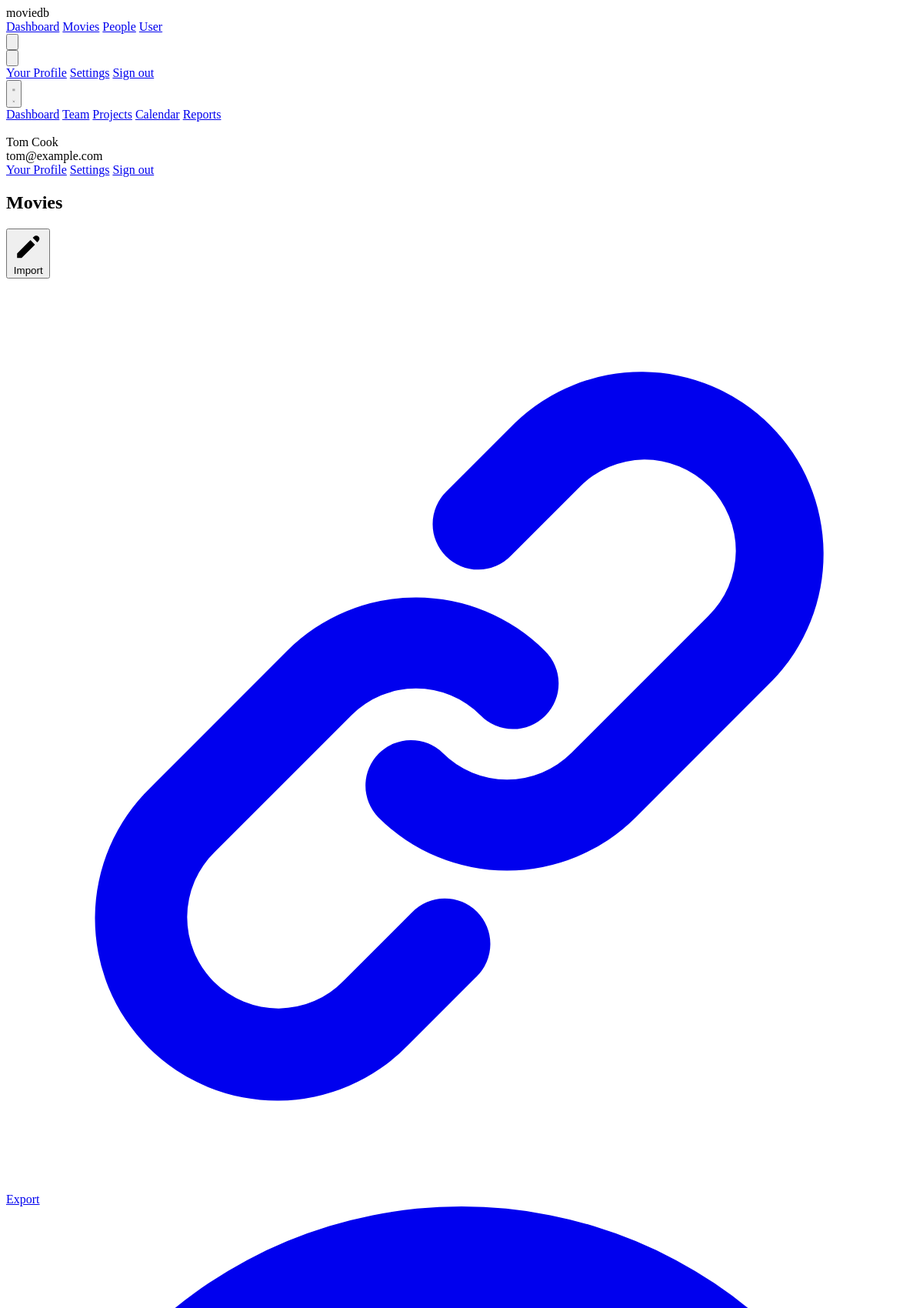
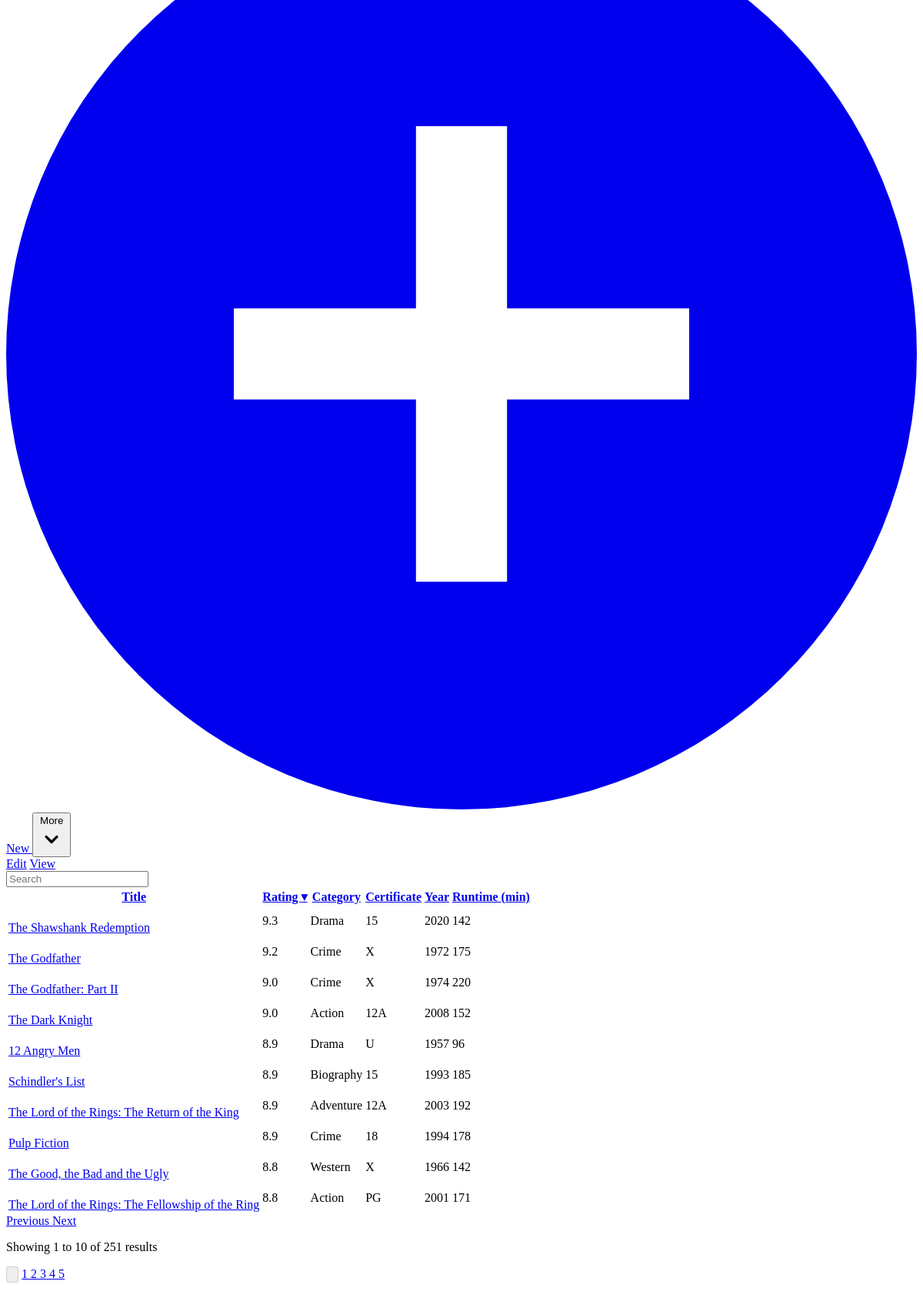
/movies (signed in, upper part), run on the app's committed database (2 pictures, top to bottom).
### app/models.py (models this page shows, shortened)
class SearchableMixin(object):
    @classmethod
    def before_commit(cls, session):
        session._changes = {
            'add': list(session.new),
            'update': list(session.dirty),
            'delete': list(session.deleted)
        }
    @classmethod
    def after_commit(cls, session):
        for obj in session._changes['add']:
            if isinstance(obj, SearchableMixin):
                add_to_index(obj._tablename__, obj)
        for obj in session._changes['update']:
            if isinstance(obj, SearchableMixin):
                add_to_index(obj._tablename__, obj)
        for obj in session._changes['delete']:
            if isinstance(obj, SearchableMixin):
                remove_from_index(obj._tablename__, obj)
        session._changes = None

class Movie(SearchableMixin, db.Model):
    __searchable__ = ['title', 'plot_summary']
    id = db.Column(db.Integer, primary_key=True)
    created_timestamp = db.Column(db.DateTime, index=True, default=datetime.utcnow)
    created_id = db.Column(db.Integer, db.ForeignKey('user.id'))
    created_by = db.relationship("User", foreign_keys=[created_id])
    modified_timestamp = db.Column(db.DateTime, index=True, default=datetime.utcnow, onupdate=datetime.utcnow)
    modified_id = db.Column(db.Integer, db.ForeignKey('user.id'))
    modified_by = db.relationship("User", foreign_keys=[modified_id])
    title = db.Column(db.String(128), index=True)
    year = db.Column(db.Integer)
    certificate = db.Column(db.String(16))
    category = db.Column(db.String(64))
    release_date = db.Column(db.String(128))
    plot_summary = db.Column(db.String(512))
    director = db.Column(db.String(64))
    rating_value = db.Column(db.Float)
    rating_count = db.Column(db.Integer)
    poster_url = db.Column(db.String(256))
    runtime = db.Column(db.Integer)
    url = db.Column(db.String(64))

### app/main/routes.py (the view)
@bp.route("/movies", methods=['GET'])
@login_required
def movies():
    page = request.args.get("page", 1, type=int)
    per_page = request.args.get("per_page", current_app.config["ITEMS_PER_PAGE"], type=int)
    order_by = request.args.get("order_by", "rating_value", type=str)
    sort = request.args.get("sort", "desc", type=str)
    q = request.args.get("q", "", type=str)
    if q:
        movies, total = Movie.search(q, page, per_page)
        movies.items = movies
        movies.page = page
        movies.per_page = per_page
        movies.total = total
        movies.has_next = True if total > page * per_page else False
        movies.has_prev = True if page > 1 else False
        movies.pages = ceil(total / per_page)
    else:
        if order_by not in [i for i in Movie.__dict__.keys() if i[:1] != '_']:
            order_by = "rating_value"
        order_by_field = Movie.__dict__[order_by]
        order_method = order_by_field.desc() if sort == "desc" else order_by_field.asc()
        movies = Movie.query.order_by(order_method).paginate(
            page, per_page, False
        )
    search_form = SearchForm()
    next_url = url_for("main.movies", page=page-1, order_by=order_by, sort=sort, q=q) if movies.has_next else None
    prev_url = url_for("main.movies", page=page+1, order_by=order_by, sort=sort, q=q) if movies.has_prev else None
    pages = [{'page': p, 'url': url_for("main.movies", page=p, order_by=order_by, sort=sort, q=q)} for p in paginate(current_page=page, total_pages=movies.pages, num_links=5)]
    return render_template(
        "movies.html",
        title="Movies",
        movies=movies,
        search_form=search_form,
        next_url=next_url,
        prev_url=prev_url,
        order_by=order_by,
        sort=sort,
        pages=pages
    )

### app/main/forms.py
class SearchForm(FlaskForm):
    q = StringField('Search')
    def __init__(self, *args, **kwargs):
        if 'formdata' not in kwargs:
            kwargs['formdata'] = request.args
        if 'csrf_enabled' not in kwargs:
            kwargs['csrf_enabled'] = False
        super(SearchForm, self).__init__(*args, **kwargs)

### app/main/routes.py (called while the page is built)
@bp.before_request
def before_request():
    if current_user.is_authenticated:
        current_user.last_seen = datetime.utcnow()
        db.session.commit()

### app/models.py (called while the page is built)
@login.user_loader
def load_user(id):
    return User.query.get(int(id))

### app/utils.py (called while the page is built)
def paginate(current_page=1, total_pages=10, num_links=5):
    m = total_pages
    n = current_page
    l = int((num_links - 1) / 2)  # number of page links to left and right
    if n <= 0 or n > m:
        raise ValueError(f'Current page {n} out of total page range {m}')
    if m < num_links:
        return list(range(1, m+1))
    else:
        if n <= l:
            return list(range(1, 2*l + 2))
        elif n > l and n <= m - l:
            return list(range(n - l, n + l + 1))
        elif n > m - l:
            return list(range(m - 2 * l, m+1))

### app/templates/movies.html (shortened to what this page needs)
{% extends "base.html" %}
{% block nav_movies %}active{% endblock %}
{% block header %}
<div class="md:flex md:items-center md:justify-between">
  <div class="flex-1 min-w-0">
    <h2 class="text-2xl font-bold leading-7 text-gray-900 sm:text-3xl sm:leading-9 sm:truncate">
      Movies
    </h2>
  </div>
  <div class="mt-5 flex md:mt-0 md:ml-4">
    <span class="hidden sm:block shadow-sm rounded-md">
      <button type="button" class="inline-flex items-center btn-white">
        <svg class="-ml-1 mr-2 h-5 w-5 text-gray-500" fill="currentColor" viewBox="0 0 20 20">
          <path d="M13.586 3.586a2 2 0 112.828 2.828l-.793.793-2.828-2.828.793-.793zM11.379 5.793L3 14.172V17h2.828l8.38-8.379-2.83-2.828z"/>
        </svg>
        Import
      </button>
    </span>
    <span class="hidden sm:block ml-3 shadow-sm rounded-md">
      <a href="{{ url_for('main.movies_export', order_by=order_by, sort=sort) }}" type="button" class="inline-flex items-center btn-white">
        Export
      </a>
    </span>
    <span class="sm:ml-3 shadow-sm rounded-md">
      <a href="{{ url_for('main.movie_create') }}" type="button" class="inline-flex items-center btn-indigo">
        <svg class="-ml-1 mr-2 h-5 w-5" fill="currentColor" viewBox="0 0 20 20">
          <path fill-rule="evenodd" d="M11 9V5H9v4H5v2h4v4h2v-4h4V9h-4zm-1 11a10 10 0 1 1 0-20 10 10 0 0 1 0 20z" clip-rule="evenodd"/>
        </svg>
        New
      </a>
    </span>
    <span class="ml-3 relative shadow-sm rounded-md sm:hidden">
      <button type="button" class="inline-flex items-center px-4 py-2 border border-gray-300 text-sm leading-5 font-medium rounded-md text-gray-700 bg-white hover:bg-gray-50 focus:outline-none focus:shadow-outline focus:border-blue-300 transition duration-150 ease-in-out" id="mobile-menu" aria-haspopup="true">
        More
        <svg class="-mr-1 ml-2 h-5 w-5 text-gray-500" fill="currentColor" viewBox="0 0 20 20">
          <path fill-rule="evenodd" d="M5.293 7.293a1 1 0 011.414 0L10 10.586l3.293-3.293a1 1 0 111.414 1.414l-4 4a1 1 0 01-1.414 0l-4-4a1 1 0 010-1.414z" clip-rule="evenodd"/>
        </svg>
      </button>
      <div class="origin-top-right absolute right-0 mt-2 -mr-1 w-48 rounded-md shadow-lg" aria-labelledby="mobile-menu" role="menu">
        <div class="py-1 rounded-md bg-white shadow-xs">
          <a href="#" class="block px-4 py-2 text-sm leading-5 text-gray-700 hover:bg-gray-100 focus:outline-none focus:bg-gray-100 transition duration-150 ease-in-out" role="menuitem">Edit</a>
          <a href="#" class="block px-4 py-2 text-sm leading-5 text-gray-700 hover:bg-gray-100 focus:outline-none focus:bg-gray-100 transition duration-150 ease-in-out" role="menuitem">View</a>
        </div>
      </div>
    </span>
  </div>
</div>
{% endblock %}
{% block content %}
{% if sort == 'desc' %}
{% set new_sort = 'asc' %}
{% else %}
{% set new_sort = 'desc' %}
{% endif %}
{% set page = movies.page %}
{% set per_page = movies.per_page %}
{% set total_pages = movies.total %}
<div class="mb-2">
  {% if search_form %}
  <form action="{{ url_for('main.movies') }}" method="get">
    {{ search_form.q(size=20, class='form-input', placeholder=search_form.q.label.text) }}
  </form>
  {% endif %}
</div>
<div class="flex flex-col">
  <div class="-my-2 py-2 overflow-x-auto sm:-mx-6 sm:px-6 lg:-mx-8 lg:px-8">
    <div class="align-middle inline-block min-w-full shadow overflow-hidden sm:rounded-lg border-b border-gray-200">
      <table class="min-w-full">
        <thead>
          <tr class="">
            <th data-href="{{ url_for('main.movies', order_by='title', sort=new_sort) }}" class="clickable">
              <a href="{{ url_for('main.movies', order_by='title', sort=new_sort) }}">Title
              </a>
            </th>
            <th data-href="{{ url_for('main.movies', order_by='rating_value', sort=new_sort) }}" class="clickable">
              <a href="{{ url_for('main.movies', order_by='rating_value', sort=new_sort) }}">Rating
                {% if order_by == 'rating_value' %}
                {% if sort == 'desc' %}&#9662;{% else %}&#9652;{% endif %}
                {% endif %}
              </a>
            </th>
            <th data-href="{{ url_for('main.movies', order_by='category', sort=new_sort) }}" class="clickable">
              <a href="{{ url_for('main.movies', order_by='category', sort=new_sort) }}">Category
              </a>
            </th>
            <th data-href="{{ url_for('main.movies', order_by='certificate', sort=new_sort) }}" class="clickable">
              <a href="{{ url_for('main.movies', order_by='certificate', sort=new_sort) }}">Certificate
              </a>
            </th>
            <th data-href="{{ url_for('main.movies', order_by='year', sort=new_sort) }}" class="clickable">
              <a href="{{ url_for('main.movies', order_by='year', sort=new_sort) }}">Year
              </a>
            </th>
            <th data-href="{{ url_for('main.movies', order_by='runtime', sort=new_sort) }}" class="clickable">
              <a href="{{ url_for('main.movies', order_by='runtime', sort=new_sort) }}">Runtime (min)
              </a>
            </th>
          </tr>
        </thead>
        <tbody class="bg-white">
          {% for movie in movies.items %}
          <tr>
            <td data-href="{{ url_for('main.movie', id=movie.id) }}" class="cursor-pointer py-1">
              <div class="flex items-center">
                <div class="flex-shrink-0">
                </div>
                <div class="ml-4">
                  <div><a href="{{ url_for('main.movie', id=movie.id) }}" class="inline-link sm:truncate">{{ movie.title }}</a></div>
                </div>
              </div>
            </td>
            <td>
              <div>{{ movie.rating_value }}</div>
            </td>
            <td>
              <div>{{ movie.category }}</div>
            </td>
            <td>
              <span class="px-2 inline-flex text-xs leading-5 font-semibold rounded-full bg-green-100 text-green-800">
                {{ movie.certificate }}
              </span>
            </td>
            <td>
              {{ movie.year }}
            </td>
            <td>
              {{ movie.runtime }}
            </td>
          </tr>
          {% endfor %}
        </tbody>
      </table>
      <div class="bg-white border-t border-gray-200">
        {% include '_pager.html' %}
      </div>
    </div>
  </div>
</div>
{% endblock %}

### data on the page
Movie: title "The Shawshank Redemption", rating_value "9.3", category "Drama", certificate "15", year "2020", runtime "142"
Movie: title "The Godfather", rating_value "9.2", category "Crime", certificate "X", year "1972", runtime "175"
Movie: title "The Godfather: Part II", rating_value "9.0", category "Crime", certificate "X", year "1974", runtime "220"
Movie: title "The Dark Knight", rating_value "9.0", category "Action", certificate "12A", year "2008", runtime "152"
Movie: title "12 Angry Men", rating_value "8.9", category "Drama", certificate "U", year "1957", runtime "96"
Movie: title "Schindler's List", rating_value "8.9", category "Biography", certificate "15", year "1993", runtime "185"
Movie: title "The Lord of the Rings: The Return of the King", rating_value "8.9", category "Adventure", certificate "12A", year "2003", runtime "192"
Movie: title "Pulp Fiction", rating_value "8.9", category "Crime", certificate "18", year "1994", runtime "178"
Movie: title "The Good, the Bad and the Ugly", rating_value "8.8", category "Western", certificate "X", year "1966", runtime "142"
Movie: title "The Lord of the Rings: The Fellowship of the Ring", rating_value "8.8", category "Action", certificate "PG", year "2001", runtime "171"

### other printed values
{{ (page - 1) * per_page + 1 }} "1"
{{ page * per_page }} "10"
{{ total_pages }} "251"
{{ p.page }} "1"
{{ p.page }} "2" "3" "4" "5"
